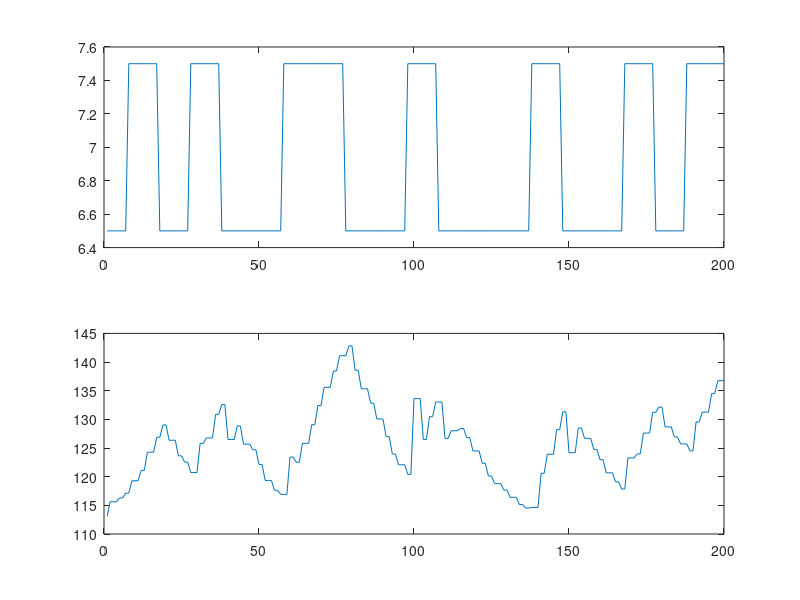

Here is the MATLAB script that generated this plot: (Note: this script raises an error after producing the figure.)
% Matlab-script for non-parametric identification using correlation
% functions

clear all; clc; close all;

% Importing data
data=importdata('IDENTIFICATION_PRESSURE_Save_05.txt');
u=data(:,1);      % first column is PRBS input signal
y=data(:,2);      % second column is output signal

% cutting data
 u=u(75:end-25);  % cutting transient response + end of experiment
 y=y(75:end-25);
 
 uValidation=u(201:end); % 200 samples for validation
 yValidation=y(201:end);

 u=u(1:200);             % 200 samples for identification
 y=y(1:200);
 
figure; % plot data
subplot(2,1,1); plot(u)
subplot(2,1,2); plot(y)

% Parameters
Ts=0.1;              % sampling time
N=size(u,1);    % number of samples
M1=N;              % Sample interval length  M=N/p for p=1
M2=floor(N/4);     % Sample interval length for p=4 (integers) 
Be1=1/M1/Ts;           % frequency resolution for p=1  (Hz)
Be2=1/M2/Ts;           % frequency resolution for p=4  (Hz)

% Bodeplot

Suu_M1=spectra(u,u,M1);
Suy_M1=spectra(u,y,M1);

% initialisation of Suu and Suy + calculation of the first M-bin
Suu_M2=spectra(u(1:M2),u(1:M2),M2); 
Suy_M2=spectra(u(1:M2),y(1:M2),M2);

for i=2:4
sample_indices=1+(i-1)*M2:i*M2;
Suu_M2=Suu_M2+spectra(u(sample_indices),u(sample_indices),M2);  
Suy_M2=Suy_M2+spectra(u(sample_indices),y(sample_indices),M2);
end

Suu_M2=Suu_M2/4;                       % averaging of the spectra
Suy_M2=Suy_M2/4;                       % averaging of the spectra

Magnitude_M1=sqrt(real(Suy_M1).^2+imag(Suy_M1).^2)./abs(real(Suu_M1));
Phase_M1=360/(2*pi).*unwrap(atan(imag(Suy_M1)./real(Suy_M1)));
f_M1=2*pi*Be1*linspace(0,M1-1,length(Suu_M1));

Magnitude_M2=sqrt(real(Suy_M2).^2+imag(Suy_M2).^2)./abs(real(Suu_M2));
Phase_M2=360/(2*pi).*unwrap(atan(imag(Suy_M2)./real(Suy_M2)));
f_M2=2*pi*Be2*linspace(0,M2-1,length(Suu_M2));

figure;
subplot(2,1,1)
semilogx(f_M1,20*log10(Magnitude_M1),'b',f_M2,20*log10(Magnitude_M2),'r');
xlabel('Frequency (rad/s)')
ylabel('Magnitude (dB)')
legend('M=500','M=125')

subplot(2,1,2)
semilogx(f_M1,Phase_M1,'b',f_M2,Phase_M2,'r')
xlabel('Frequency (rad/s)')
ylabel('Phase (degrees)')
legend('M=500','M=125')

